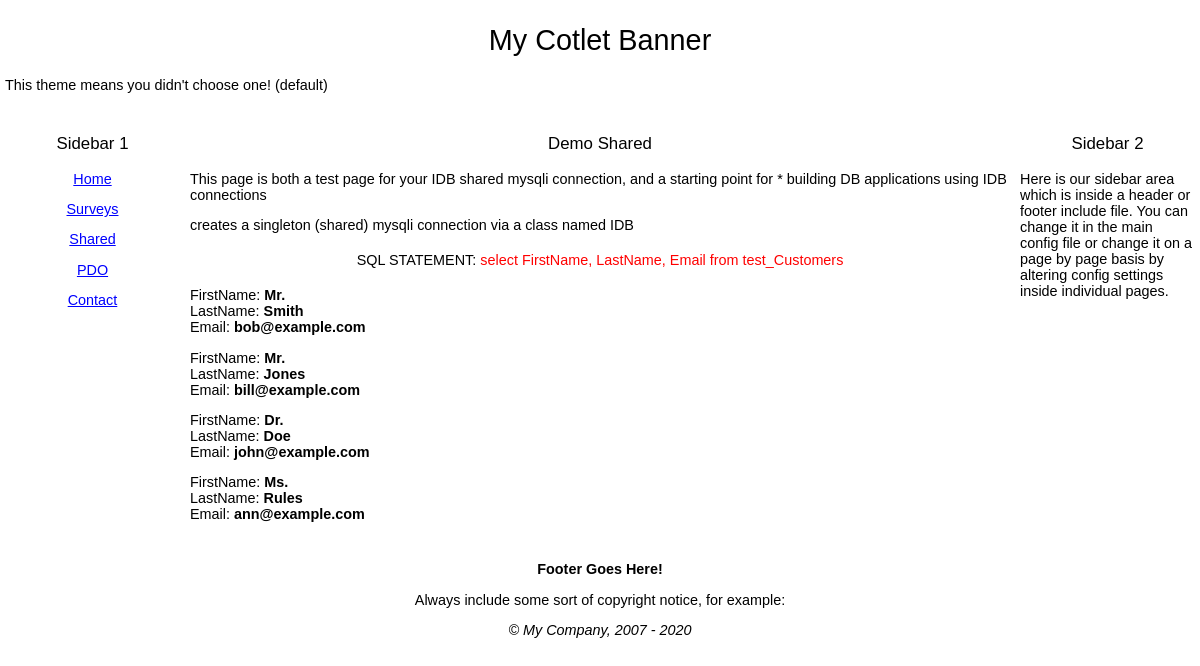
Page /demo/demo_shared.php on the committed database.
### tables this page shows
CREATE TABLE `test_Customers` (
  `CustomerID` int(10) unsigned NOT NULL AUTO_INCREMENT,
  `LastName` varchar(50) DEFAULT NULL,
  `FirstName` varchar(50) DEFAULT NULL,
  `Title` varchar(20) DEFAULT NULL,
  `Email` varchar(80) DEFAULT NULL,
  `CountryID` int(10) unsigned DEFAULT NULL,
  PRIMARY KEY (`CustomerID`),
  KEY `CountryID` (`CountryID`)
);

### demo/demo_shared.php (the view, shortened to what this page needs)
<?php
require '../inc_0700/config_inc.php';
$config->titleTag = smartTitle();
$sql = "select FirstName, LastName, Email from test_Customers";
?>
<h3 align="center"><?php echo $config->titleTag; ?></h3>
<p>This page  is both a test page for your IDB shared mysqli connection, and a starting point for
 * building DB applications using IDB connections</p>
<p>creates a singleton (shared) mysqli connection via a class named IDB</p>
<?php
$result = mysqli_query(IDB::conn(),$sql) or die(trigger_error(mysqli_error(IDB::conn()), E_USER_ERROR));
echo '<div align="center"><h4>SQL STATEMENT: <font color="red">' . $sql . '</font></h4></div>';
if(mysqli_num_rows($result) > 0)
{
	while($row = mysqli_fetch_assoc($result))
	{
	   echo '<p>';
	   echo 'FirstName: <b>' . $row['FirstName'] . '</b><br />';
	   echo 'LastName: <b>' . $row['LastName'] . '</b><br />';
	   echo 'Email: <b>' . $row['Email'] . '</b><br />';
	   echo '</p>';
	}
}else{
	echo '<div align="center">Sorry, there are no records that match this query</div>';
}
?>

### include/default_style.css (style rules this page uses)
body { font-size: .9em; font-family: Verdana, Geneva, Arial, Helvetica, sans-serif; padding:0; margin:0; background-color:#FFFFFF; }
h1, h2, h3, h4, h5, h6 { font-weight: normal; }

### rows in the picture
test_customers: FirstName "Mr.", LastName "Smith", Email "bob@example.com"
test_customers: FirstName "Mr.", LastName "Jones", Email "bill@example.com"
test_customers: FirstName "Dr.", LastName "Doe", Email "john@example.com"
test_customers: FirstName "Ms.", LastName "Rules", Email "ann@example.com"

### other values in the picture
$config->banner "My Cotlet Banner"
$aText[0] "Home"
$aText[0] "Surveys"
$aText[0] "Shared"
$aText[0] "PDO"
$aText[0] "Contact"
$config->titleTag "Demo Shared"
$sql "select FirstName, LastName, Email from test_Customers"
